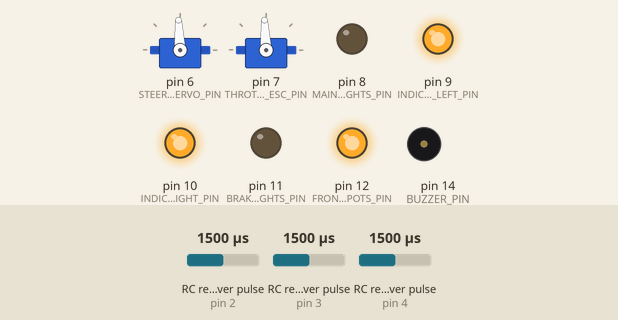
This sketch was run on a simulated Arduino Uno, built for the host (arithmetic inside an expression is 32-bit, double 64-bit). Shown: 2 × servo, output pins drawn as LEDs (lit = HIGH), buzzer (waves = sounding). Wiring (inferred from the names in the program): 3 × RC receiver channel: data pin 2 / data pin 3 / data pin 4. Dashed ring = blinking. The test bench sets the inputs (shaded band); at power-on: RC receiver pulse (sensors on pin 2, pin 3, pin 4) 1500 µs. What the sketch prints to the serial monitor is not drawn.

Above: at 2.0 s.
2.1 s: RC receiver pulse (sensor on pin 2) set to 1020 µs
At 2.35 s:
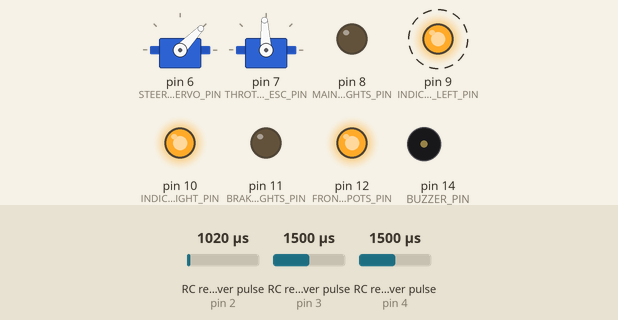
5.1 s: RC receiver pulse (sensor on pin 3) set to 1750 µs
At 5.95 s:
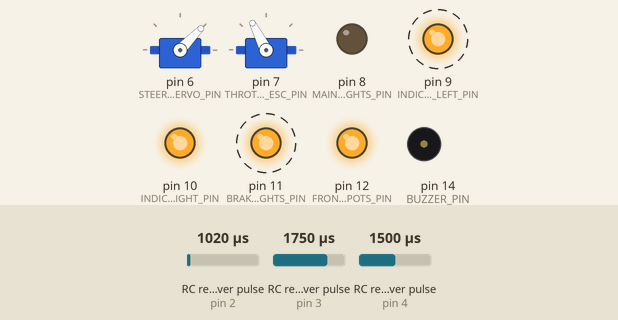
8.1 s: RC receiver pulse (sensor on pin 4) set to 1020 µs
At 8.35 s:
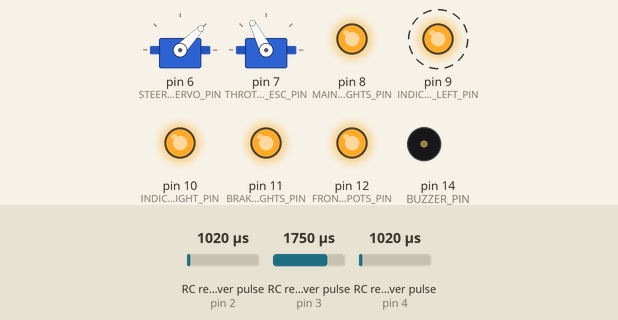
11.1 s: RC receiver pulse (sensor on pin 2) set to 1500 µs
At 11.8 s:
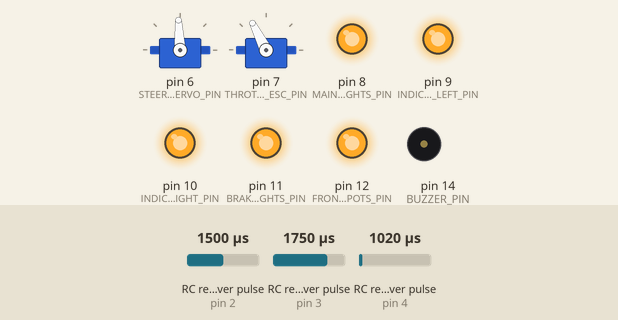
12.6 s: RC receiver pulse (sensor on pin 4) set to 1750 µs
At 12.83 s:
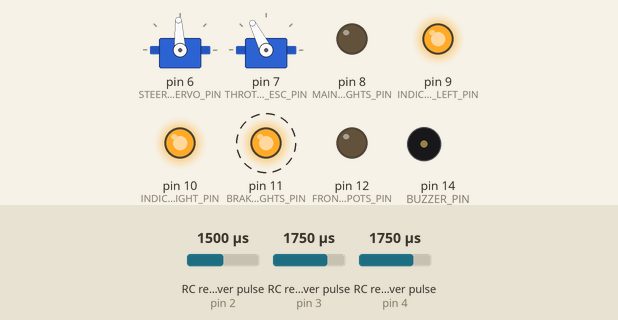
15.6 s: RC receiver pulse (sensor on pin 3) set to 1020 µs
At 17.0 s:
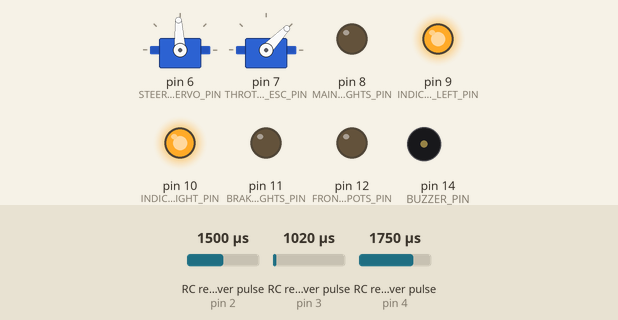
Timing chart, 0 to 18.1 s (numbered marks = the images above; inputs shaded):
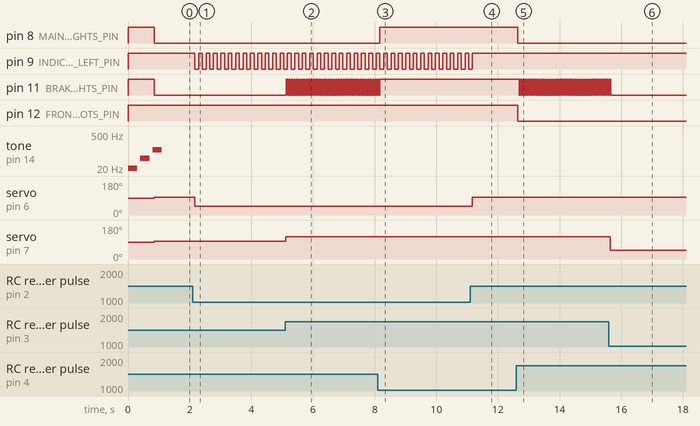

The sketch:

crawler_controller.ino
```cpp
// Crawler Controller

#include <Servo.h>
#define DEBUG 1

#define FLASH_PERIOD 100
#define BRAKE_FLASH_PERIOD 25

// Assign Pins

#define CHANNEL_1_PIN 2
#define CHANNEL_2_PIN 3
#define CHANNEL_3_PIN 4
//#define CHANNEL_4_PIN 5

#define STEERING_SERVO_PIN 6
#define THROTTLE_ESC_PIN 7

#define MAIN_LIGHTS_PIN 8
#define INDICATOR_LEFT_PIN 9
#define INDICATOR_RIGHT_PIN 10
#define BRAKE_LIGHTS_PIN 11
#define FRONT_SPOTS_PIN 12

#define BUZZER_PIN 14
//#define AUX_LIGHTS 13

// Switch around if your servo is reversed and reverse <> signs ( will add configuration facility soon )
#define LEFT_INDICATOR_MS_ON 1400
#define RIGHT_INDICATOR_MS_ON 1600

// change to 1400 if throttle is reversed and reverse > signs ( will add configuration facility soon )
#define BRAKE_ON 1600
bool brakes_on=false;
unsigned long brake_flash;
bool brake_light_on=false;

#define LIGHTS_OFF_MS 900 // lights off < 1250
#define LIGHTS_ON_MS 1250 // lights on 1250 - 1600
#define LIGHTS_FULL 1600 // full beam 1600-2000


enum light_status { main_lights_off, main_lights_on, fullbeam };

light_status crawler_lights  = main_lights_off;

Servo steering_servo;
Servo throttle_esc;

int channel_1;
int channel_2;
int channel_3;

unsigned long next_flash_left_indicator=0;
unsigned long next_flash_right_indicator=0;
bool left_indicator_off=true;
bool right_indicator_off=true;
bool indicating_lights_on=false;

void debugit( String textit)
{
  #if DEBUG
      Serial.println(textit);
  #endif
}
void debugit( int intit)
{
  #if DEBUG
      Serial.println(intit);
  #endif
}

void  lights_status()
{

  // only change the light settings when there has been a change.


  switch (crawler_lights)
  {
    case main_lights_off:
    {
      debugit(" Status : main_lights_off");
      break;
    }
    case main_lights_on:
    {
      debugit(" Status : main_lights_on");
      break;
    }
    case fullbeam:
    {
      debugit(" Status : fullbeam");
      break;
    }
  }


  if (channel_3<=LIGHTS_ON_MS && crawler_lights!=main_lights_off)
  {
    debugit("Lights off");
    crawler_lights=main_lights_off;
    digitalWrite(MAIN_LIGHTS_PIN, HIGH);
    digitalWrite(FRONT_SPOTS_PIN, HIGH);
    digitalWrite(BRAKE_LIGHTS_PIN, HIGH);

  }

  if (channel_3>=LIGHTS_ON_MS && channel_3<=LIGHTS_FULL && crawler_lights!=main_lights_on)
  {
    debugit("Lights on");
    crawler_lights=main_lights_on;
    digitalWrite(MAIN_LIGHTS_PIN, LOW);
    digitalWrite(FRONT_SPOTS_PIN, HIGH);
    digitalWrite(BRAKE_LIGHTS_PIN, LOW);
    brake_light_on=true;

  }

  if (channel_3>LIGHTS_FULL && crawler_lights!=fullbeam)
  {
    debugit("Lights on Full Beam");
    crawler_lights=fullbeam;
    digitalWrite(MAIN_LIGHTS_PIN, LOW);
    digitalWrite(FRONT_SPOTS_PIN, LOW);
    digitalWrite(BRAKE_LIGHTS_PIN, LOW);
    brake_light_on=true;
  }

}

void  indicator_status()
{

   if (indicating_lights_on)
   {
     debugit("Status : Indicators On");
   }
   else
   {
     debugit("Status : Indicators Off");
   }

  if ( channel_1 < LEFT_INDICATOR_MS_ON )
  {
    indicating_lights_on=true;
    debugit("Indicating Left");
    if (next_flash_left_indicator<millis() )
    {

     if ( left_indicator_off)
     {
        debugit("Indicating Left Bulb On");
        digitalWrite(INDICATOR_LEFT_PIN, LOW);   // turn the LED on (HIGH is the voltage level)
        left_indicator_off=false;
     }
      else
      {
        debugit("Indicating Left Bulb Off");
        digitalWrite(INDICATOR_LEFT_PIN, HIGH);   // turn the LED on (HIGH is the voltage level)
        left_indicator_off=true;
      }
      next_flash_left_indicator=millis()+FLASH_PERIOD;
    }
  }

  else
  {
    if ( channel_1 > RIGHT_INDICATOR_MS_ON)
    {
      indicating_lights_on=true;
      debugit("Indicating Right");
      if (next_flash_right_indicator<millis() )
      {

        if ( right_indicator_off)
        {
            debugit("Indicating Right Bulb On");
            digitalWrite(INDICATOR_RIGHT_PIN, LOW);   // turn the LED on (HIGH is the voltage level)
            right_indicator_off=false;
        }
        else
        {
            debugit("Indicating Right Bulb Off");
            digitalWrite(INDICATOR_RIGHT_PIN, HIGH);   // turn the LED on (HIGH is the voltage level)
            right_indicator_off=true;
        }
        next_flash_right_indicator=millis()+FLASH_PERIOD;
      }
    }
    else
    {
      if (indicating_lights_on)
      {
        digitalWrite(INDICATOR_LEFT_PIN, HIGH);
        digitalWrite(INDICATOR_RIGHT_PIN, HIGH);
        debugit("Indicators off");
        indicating_lights_on=false;
      }
    }
  }
}

void  brake_light_status()
{

   if (brakes_on)
   {
     debugit("Status : Brakes On");
   }
   else
   {
     debugit("Status : Brakes Off");
   }

  if (channel_2>BRAKE_ON )
  {

    if (crawler_lights==main_lights_on || crawler_lights==fullbeam )
    {
      brakes_on=true;
      if (brake_flash<millis() )
      {

        if ( brake_light_on)
        {
            debugit("Brakes flash off");
            digitalWrite(BRAKE_LIGHTS_PIN, HIGH);   // turn the LED on (HIGH is the voltage level)
            brake_light_on=false;

        }
        else
        {
            debugit("Brakes flash on");
            digitalWrite(BRAKE_LIGHTS_PIN, LOW);   // turn the LED on (HIGH is the voltage level)
            brake_light_on=true;
        }
        brake_flash=millis()+BRAKE_FLASH_PERIOD;
      }
    }
    else
    {
      if (!brakes_on)
      {
        debugit("Switch Brakes On");
        digitalWrite(BRAKE_LIGHTS_PIN, LOW);
        brakes_on=true;
        brake_light_on=true;
      }
   /*   else
      {
        if (brakes_on)
        {
          debugit("Switch Brakes Off");
          digitalWrite(BRAKE_LIGHTS_PIN,HIGH);
          brakes_on=false;
        }
      } */
    }
  }
  else
  {
    brakes_on=false;
    if (crawler_lights==main_lights_on || crawler_lights==fullbeam)
    {
      if (!brake_light_on )
      {
            debugit("Switch Brakes On - for main lights");
            digitalWrite(BRAKE_LIGHTS_PIN,LOW);
            brake_light_on=true;
       }
     }
     else
     {
       if (brake_light_on )
       {
          debugit("Switch Brakes Off - no braking");
          digitalWrite(BRAKE_LIGHTS_PIN,HIGH);
          brake_light_on=false;
       }
     }
  }
}

void setup()
{
  Serial.begin(115200);
  Serial.print("Starting Crawler Controller:");

  steering_servo.attach(STEERING_SERVO_PIN);
  throttle_esc.attach(THROTTLE_ESC_PIN);

  pinMode(MAIN_LIGHTS_PIN, OUTPUT);
  digitalWrite(MAIN_LIGHTS_PIN, HIGH);
  pinMode(INDICATOR_LEFT_PIN, OUTPUT);
  digitalWrite(INDICATOR_LEFT_PIN, HIGH);
  pinMode(INDICATOR_RIGHT_PIN, OUTPUT);
  digitalWrite(INDICATOR_RIGHT_PIN, HIGH);
  pinMode(BRAKE_LIGHTS_PIN, OUTPUT);
  digitalWrite(BRAKE_LIGHTS_PIN, HIGH);
  pinMode(FRONT_SPOTS_PIN, OUTPUT);
  digitalWrite(FRONT_SPOTS_PIN, HIGH);

  pinMode(BUZZER_PIN, OUTPUT);
  tone(BUZZER_PIN, 20, 300);
  delay(400);
  tone(BUZZER_PIN, 50, 300);
  delay(400);
  tone(BUZZER_PIN, 110, 300);
  //noTone(BUZZER_PIN);

 // tone(BUZZER_PIN, 200, 1000);
}

void loop()
{

  // for some reason if adjacent pins are read  pulseIn fails.
  noInterrupts();
  channel_1 = pulseIn(CHANNEL_1_PIN, HIGH, 250000); // Read the pulse width of
  channel_3 = pulseIn(CHANNEL_3_PIN, HIGH, 250000);
  channel_2 = pulseIn(CHANNEL_2_PIN, HIGH, 250000); // each channel
  interrupts();

  steering_servo.writeMicroseconds(channel_1);
  throttle_esc.writeMicroseconds(channel_2);

  #if DEBUG
  Serial.println(millis());
  #endif

  debugit("Channel 1:");
  debugit(channel_1);
  debugit("Channel 2:");
  debugit(channel_2);
  debugit("Channel 3:");
  debugit(channel_3);

  lights_status();
  indicator_status();
  brake_light_status();

 // delay(2);
  yield();

}
```

Measured:
- after the input at 2.1 s, pin 9 (INDICATOR_LEFT_PIN): alternates HIGH for 0.12 s and LOW for 0.12 s, starting after 0.07 s; servo on pin 6 (STEERING_SERVO_PIN): 93° → 46° after 0.06 s
- after the input at 5.1 s, pin 11 (BRAKE_LIGHTS_PIN): alternates HIGH for 0.04 s and LOW for 0.04 s, starting at once; servo on pin 7 (THROTTLE_ESC_PIN): 93° → 117° at once
- after the input at 8.1 s, pin 8 (MAIN_LIGHTS_PIN): LOW → HIGH after 0.07 s; pin 11 (BRAKE_LIGHTS_PIN): goes on until 8.2 s, then stays HIGH
- after the input at 11.1 s, pin 9 (INDICATOR_LEFT_PIN): goes on until 11.2 s, then stays HIGH; servo on pin 6 (STEERING_SERVO_PIN): 46° → 93° after 0.06 s
- after the input at 12.6 s, pin 8 (MAIN_LIGHTS_PIN), pin 12 (FRONT_SPOTS_PIN): HIGH → LOW after 0.05 s; pin 11 (BRAKE_LIGHTS_PIN): alternates HIGH for 0.04 s and LOW for 0.04 s, starting after 0.09 s
- after the input at 15.6 s, pin 11 (BRAKE_LIGHTS_PIN): goes on until 15.7 s, then stays LOW; servo on pin 7 (THROTTLE_ESC_PIN): 117° → 46° at once
- by itself, tone on pin 14 (BUZZER_PIN): plays 20 Hz for 0.30 s, 50 Hz for 0.30 s, 110 Hz for 0.30 s
